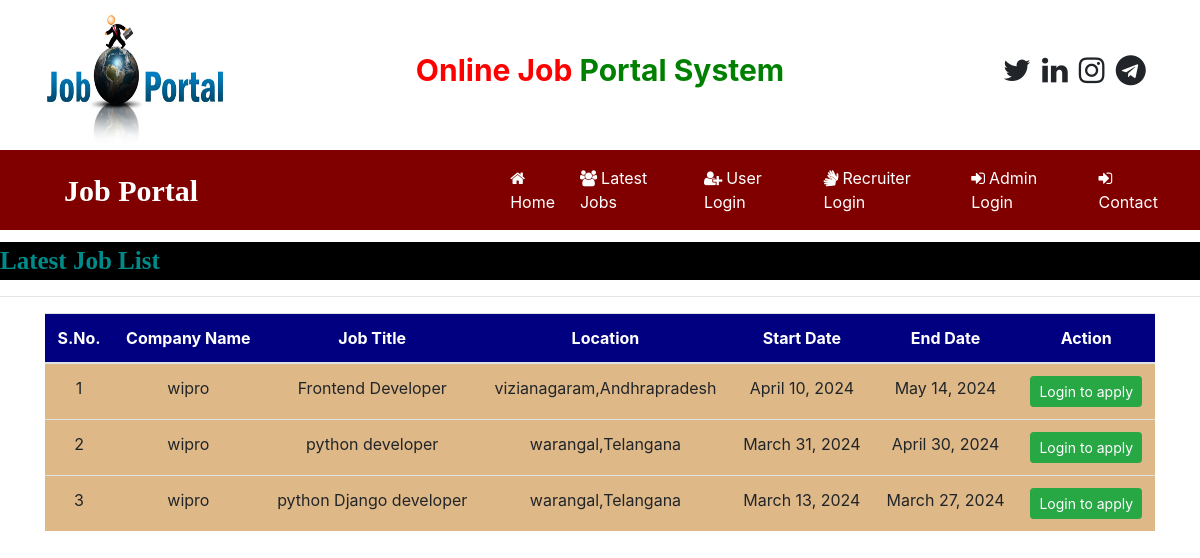
The page /latest_jobs on the database its author committed.
### job/models.py (models this page shows, shortened)
class Job(models.Model):
    recruiter = models.ForeignKey(Recruiter, on_delete=models.CASCADE)
    start_date = models.DateField()
    end_date = models.DateField()
    title = models.CharField(max_length=100)
    salary = models.FloatField(max_length=20)
    image = models.FileField()
    description = models.CharField(max_length=300 )
    experience = models.CharField(max_length=50)
    location = models.CharField(max_length=100 )
    skills = models.CharField(max_length=100)
    creationdate = models.DateField()

class Recruiter(models.Model):
    user = models.ForeignKey(User, on_delete=models.CASCADE)
    mobile = models.CharField(max_length=15, null=True )
    image = models.FileField( null=True )
    gender = models.CharField(max_length=10, null=True )
    company = models.CharField(max_length=100, null=True )
    type = models.CharField(max_length=15, null=True )
    status = models.CharField(max_length=20, null=True )

### job/views.py (the view)
# urls.py: path('latest_jobs',latest_jobs,name="latest_jobs"),
def latest_jobs(request):
    job = Job.objects.all().order_by('-start_date')
    d = {'job':job}
    return render(request, 'latest_jobs.html',d)

### job/templates/latest_jobs.html (shortened to what this page needs)
{% load static %}
{% block body %}
{% include 'navigation.html' %}
<marquee style="font-family: 'Monotype Corsiva'; font-size: 25px; color: darkcyan; background-color: black; font-weight: bold; margin-top: 1%;">
    Latest Job List
</marquee>
<hr>
<div class="container">
<table class="table table-hover" id="example">
    <thead>
        <tr style="background-color: #000080; color:white;">
            <th>S.No.</th>
            <th>Company Name</th>
            <th>Job Title</th>
            <th>Location</th>
            <th>Start Date</th>
            <th>End Date</th>
            <th>Action</th>
        </tr>
    </thead>
    <tbody>
        {% for i in job %}
        <tr style="background-color: #deb887;">
            <td>{{forloop.counter}}</td>
            <td>{{i.recruiter.company}}</td>
            <td>{{i.title}}</td>
            <td>{{i.location}}</td>
            <td>{{i.start_date}}</td>
            <td>{{i.end_date}}</td>
            <td><a href="{% url 'user_login'  %}" class="btn btn-success btn-sm"  >Login to apply</a>
            </td>
        </tr>
        {% endfor %}
    </tbody>
</table>
</div>
{% endblock %}

### job/templates/latest_jobs.html (style rules this page uses)
tr { text-align: center; }

### rows shown on the page
Job: recruiter.company "wipro", title "Frontend Developer", location "vizianagaram,Andhrapradesh", start_date "April 10, 2024", end_date "May 14, 2024"
Job: recruiter.company "wipro", title "python developer", location "warangal,Telangana", start_date "March 31, 2024", end_date "April 30, 2024"
Job: recruiter.company "wipro", title "python Django developer", location "warangal,Telangana", start_date "March 13, 2024", end_date "March 27, 2024"
